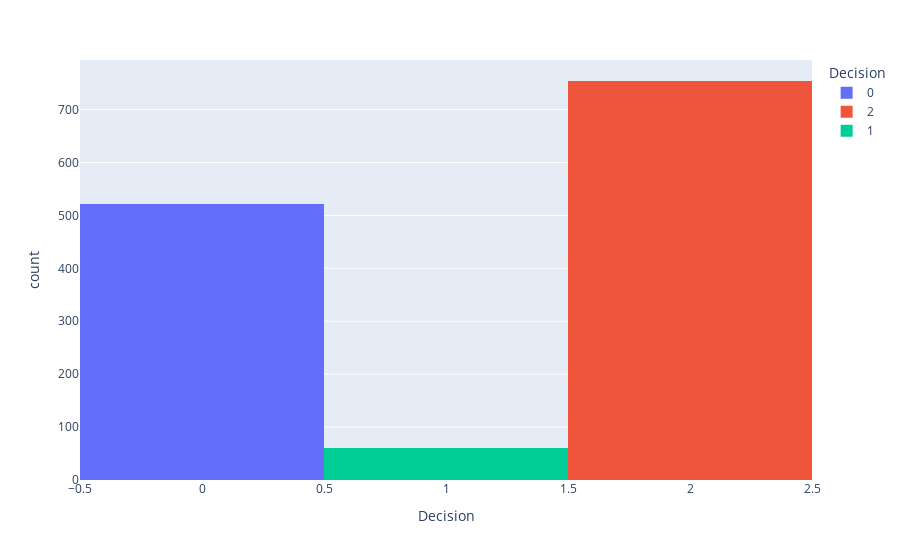

Notebook code cell kept with this figure:
### Code cell
display(data_base["Decision"].value_counts(normalize=True).map("{:.1%}".format))
fig = px.histogram(data_base, x="Decision", color="Decision")
fig.show()

### Figure 1 — Plotly figure (JSON) as saved in the notebook; plotly's stock layout.template omitted (floating-point values rounded to 4 significant figures; data arrays with more than 128 entries replaced by an {"elided": "..."} marker saying what was removed)
{"data": [{"alignmentgroup": "True", "bingroup": "x", "hovertemplate": "Decision=%{x}<br>count=%{y}<extra></extra>", "legendgroup": "0", "marker": {"color": "#636efa", "pattern": {"shape": ""}}, "name": "0", "offsetgroup": "0", "orientation": "v", "showlegend": true, "type": "histogram", "x": {"elided": "521 int values"}, "xaxis": "x", "yaxis": "y"}, {"alignmentgroup": "True", "bingroup": "x", "hovertemplate": "Decision=%{x}<br>count=%{y}<extra></extra>", "legendgroup": "2", "marker": {"color": "#EF553B", "pattern": {"shape": ""}}, "name": "2", "offsetgroup": "2", "orientation": "v", "showlegend": true, "type": "histogram", "x": {"elided": "754 int values"}, "xaxis": "x", "yaxis": "y"}, {"alignmentgroup": "True", "bingroup": "x", "hovertemplate": "Decision=%{x}<br>count=%{y}<extra></extra>", "legendgroup": "1", "marker": {"color": "#00cc96", "pattern": {"shape": ""}}, "name": "1", "offsetgroup": "1", "orientation": "v", "showlegend": true, "type": "histogram", "x": [1, 1, 1, 1, 1, 1, 1, 1, 1, 1, 1, 1, 1, 1, 1, 1, 1, 1, 1, 1, 1, 1, 1, 1, 1, 1, 1, 1, 1, 1, 1, 1, 1, 1, 1, 1, 1, 1, 1, 1, 1, 1, 1, 1, 1, 1, 1, 1, 1, 1, 1, 1, 1, 1, 1, 1, 1, 1, 1, 1, 1], "xaxis": "x", "yaxis": "y"}], "layout": {"barmode": "relative", "legend": {"title": {"text": "Decision"}, "tracegroupgap": 0}, "margin": {"t": 60}, "xaxis": {"anchor": "y", "categoryarray": [0, 2, 1], "categoryorder": "array", "domain": [0, 1], "title": {"text": "Decision"}}, "yaxis": {"anchor": "x", "domain": [0, 1], "title": {"text": "count"}}}}
